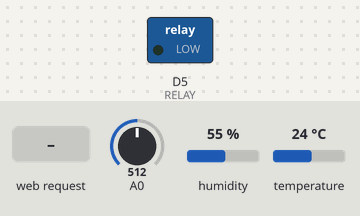
This sketch was run on a simulated ESP8266 (NodeMCU). Parts: switched loads named in the sketch (green lamp = pin HIGH). Inputs (shaded band) come from the test bench; at power-on: A0 = 512, humidity 55 %, temperature 24 °C. WiFi joins after 1.5 s; servers stay silent unless stated; what the sketch prints to the serial monitor is not drawn.

Above: at 3.2 s.
3.3 s: HTTP request GET /MOTOR=ON received
At 3.9 s:
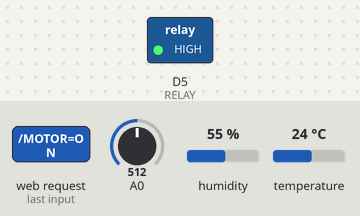
4.8 s: HTTP request GET /MOTOR=OFF received
At 5.4 s:
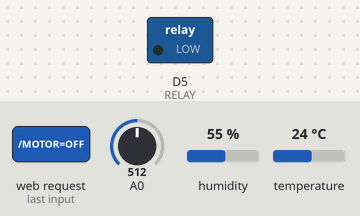
Timing chart, 0 to 7.8 s (numbered marks = the images above; inputs shaded):
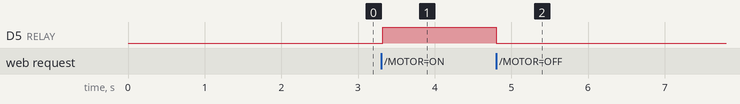

Measured:
- after the input at 3.3 s, D5 (RELAY): LOW → HIGH at once
- after the input at 4.8 s, D5 (RELAY): HIGH → LOW at once

The sketch:

sketch_feb26a.ino
```cpp
#include <ESP8266WiFi.h>
#include <DHT.h>

#define DHTPIN D4
#define DHTTYPE DHT11
#define RELAY D5   // Motor control pin

DHT dht(DHTPIN, DHTTYPE);

const char* ssid = "Vivo T4x 5G";
const char* password = "Navin1535";

WiFiServer server(80);

bool motorState = false;

void setup() {
  Serial.begin(115200);
  dht.begin();
  pinMode(RELAY, OUTPUT);
  digitalWrite(RELAY, LOW);  // Motor OFF initially

  WiFi.begin(ssid, password);
  Serial.println("Connecting to WiFi");

  while (WiFi.status() != WL_CONNECTED) {
    delay(1000);
    Serial.print(".");
  }

  Serial.println("");
  Serial.println("WiFi Connected!");
  Serial.print("IP Address: ");
  Serial.println(WiFi.localIP());

  server.begin();
}

void loop() {

  WiFiClient client = server.available();
  if (!client) return;

  float h = dht.readHumidity();
  float t = dht.readTemperature();
  int soilValue = analogRead(A0);

  String request = client.readStringUntil('\r');
  client.flush();

  // Manual Motor Control
  if (request.indexOf("/MOTOR=ON") != -1) {
    digitalWrite(RELAY, HIGH);
    motorState = true;
  }
  if (request.indexOf("/MOTOR=OFF") != -1) {
    digitalWrite(RELAY, LOW);
    motorState = false;
  }

  // Webpage
  client.println("HTTP/1.1 200 OK");
  client.println("Content-Type: text/html");
  client.println("");
  client.println("<!DOCTYPE HTML>");
  client.println("<html>");
  client.println("<head><meta http-equiv='refresh' content='5'></head>");
  client.println("<body style='font-family:Arial;text-align:center;'>");
  client.println("<h1>IOT Based Smart Farming</h1>");
  client.println("<p>Temperature: " + String(t) + " C</p>");
  client.println("<p>Humidity: " + String(h) + " %</p>");
  client.println("<p>Soil Moisture: " + String(soilValue) + "</p>");

  if (motorState) {
    client.println("<p><b>Motor Status: ON</b></p>");
  } else {
    client.println("<p><b>Motor Status: OFF</b></p>");
  }

  client.println("<br>");
  client.println("<a href=\"/MOTOR=ON\"><button style='padding:10px 20px;'>Motor ON</button></a>");
  client.println("<a href=\"/MOTOR=OFF\"><button style='padding:10px 20px;'>Motor OFF</button></a>");
  client.println("</body></html>");

  delay(1);
}
```
